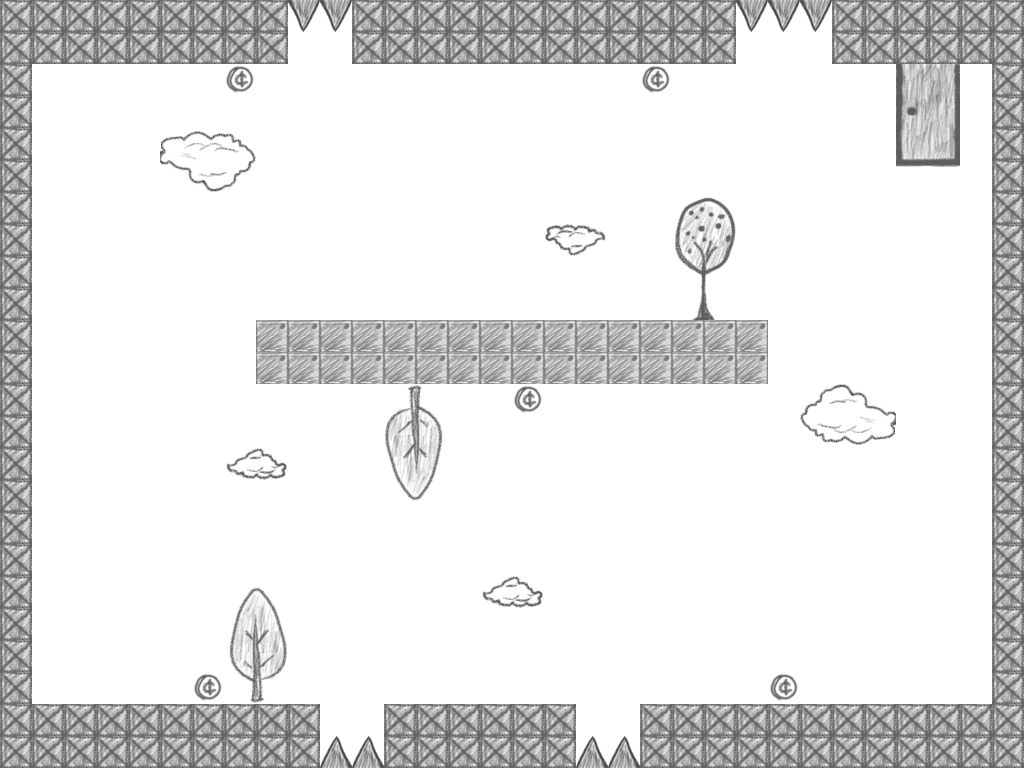

A 2D game scene composited from a Tiled map and its tileset images. What follows is a short description and the map's XML, with each tile layer's data collapsed to a summary:
An orthogonal 32x24 tile map with 32x32 px tiles, 3 tile layers (tiles, Exit, collectibles) and 20 objects (SpawnPoint, ExitPoint, Spikes_bottom_left, Spikes_bottom_right, Spikes_top_right, ...).

<map version="1.0" orientation="orthogonal" width="32" height="24" tilewidth="32" tileheight="32">
 <tileset firstgid="1" name="Tilesheet" tilewidth="32" tileheight="32">
  <image source="Tilesheet.png" width="512" height="256" />
  <terraintypes>
   <terrain name="New Terrain" tile="-1" />
  </terraintypes>
  <tile id="6" terrain="0,0,0,0" />
  <tile id="7" terrain="0,0,0,0" />
  <tile id="22" terrain="0,0,0,0" />
  <tile id="23" terrain="0,0,0,0" />
  <tile id="24" terrain=",0,,0" />
  <tile id="28" terrain="0,0,0,0" />
  <tile id="38" terrain="0,0,0,0" />
  <tile id="39" terrain="0,0,0,0" />
  <tile id="54" terrain="0,0,0,0" />
  <tile id="55" terrain="0,0,0,0" />
 </tileset>
 <layer name="tiles" width="32" height="24">
  <data>[768 cells, 768 non-empty, 29 distinct tile ids]</data>
 </layer>
 <layer name="Exit" width="32" height="24">
  <data>[768 cells, 8 non-empty, 8 distinct tile ids]</data>
 </layer>
 <objectgroup name="objects" width="32" height="24">
  <object name="SpawnPoint" x="100" y="642" width="79" height="37" />
  <object name="ExitPoint" x="897" y="62" width="59" height="99" />
 </objectgroup>
 <layer name="collectibles" width="32" height="24">
  <data>[768 cells, 14 non-empty, 10 distinct tile ids]</data>
 </layer>
 <objectgroup name="collisions" width="32" height="24">
  <object x="0" y="32" width="32" height="704" />
  <object x="0" y="705" width="318" height="60" />
  <object x="992" y="32" width="32" height="704" />
  <object x="258" y="322" width="508" height="60" />
  <object x="643" y="706" width="379" height="60" />
  <object x="354" y="1" width="378" height="60" />
  <object x="3" y="2" width="282" height="59" />
  <object x="835" y="2" width="190" height="59" />
  <object x="385" y="707" width="189" height="57" />
  <object name="Spikes_bottom_left" x="335" y="734" width="31" height="31">
   <properties>
    <property name="kill" value="true" />
   </properties>
  </object>
  <object name="Spikes_bottom_right" x="594" y="734" width="28" height="33">
   <properties>
    <property name="kill" value="true" />
   </properties>
  </object>
  <object name="Spikes_top_right" x="751" y="0" width="65" height="31">
   <properties>
    <property name="kill" value="true" />
   </properties>
  </object>
  <object name="Spikes_top_left" x="303" y="1" width="36" height="31">
   <properties>
    <property name="kill" value="true" />
   </properties>
  </object>
 </objectgroup>
 <objectgroup name="collectibles" width="32" height="24">
  <object x="768" y="671" width="32" height="32" />
  <object x="191" y="669" width="32" height="32" />
  <object x="511" y="384" width="32" height="32" />
  <object x="224" y="65" width="32" height="32" />
  <object x="640" y="63" width="32" height="32" />
 </objectgroup>
</map>
